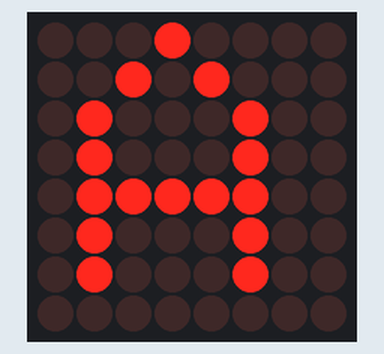
This sketch was run on a simulated Arduino Uno, built with avr-gcc and run on an emulated ATmega328P. On the bench: 8×8 LED matrix.

Above: at 0.36 s.
At 1.29 s:
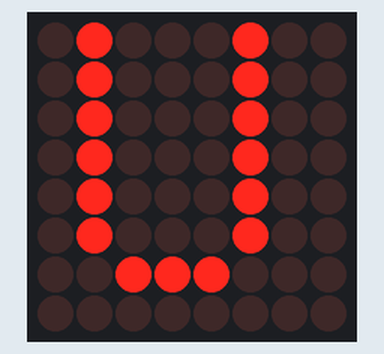
At 1.91 s:
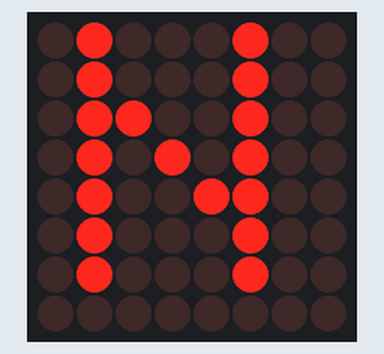
At 2.4 s:
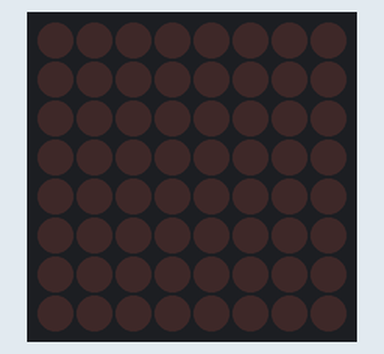

The sketch:

8X8_dot_matrix.ino
```cpp
#include "LedControlMS.h"

// VCC---->5 VOLT
//GND----->GND
// pin 4 --------> DataIn--->DIN
// pin 3---------> CLOCK--->CLK
//pin 2----------> CHIPSELECT--->CS

#define BOARD_SAYISI 1 // KULLANILAN BOARD SAYISI

LedControl led=LedControl(4,3,2,BOARD_SAYISI);//LED KONTROL KUTUPHANESINDEN OBJE OLUSTURUP PINLERI ATADIK.


void setup() {
  // put your setup code here, to run once:
  for(int i=0;i<BOARD_SAYISI; i++){// KULLANILAN BOARD SAYISININ OZELLIKLERINI ATADIK.
    led.shutdown(i,false);//SUREKLI CALISMASINI SAGLIYOR
    led.setIntensity(i,10);//PARLAKLIGI DEGISTIRIYOR
    delay(200);
    }

}

void loop() {
  // put your main code here, to run repeatedly:
    led.writeString(0,"ARDUINO"); //YAZDIRMAK ISTEDIGIMIZ CUMLEYI YAZIYORUZ
    led.clearAll();// HER HARFIN YANMASINDAN SONRA BOARD TEMIZLENECEK
    delay(1000);// BASLANGICTA 1 SN DURACAK
}
```

Measured:
- by itself, everything shown: repeats every 3.2 s, in 8 steps
- what the display in image 3 shows lasts 1.0 s, from 2.4 s to 3.4 s
